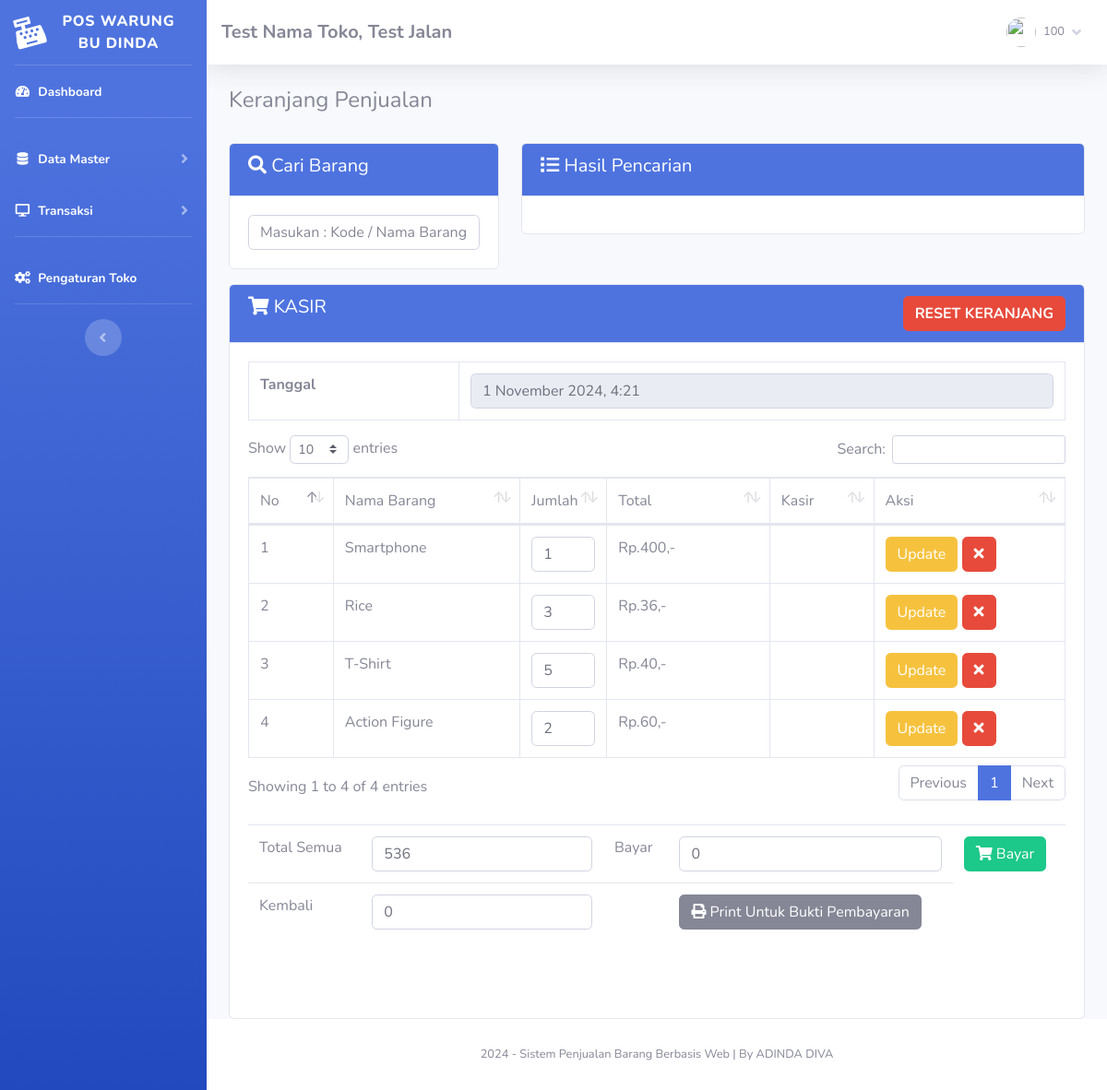
/index.php?page=jual (signed in), run on the app's committed database.
### tables this page shows
CREATE TABLE `toko` (
  `id_toko` int(11) NOT NULL,
  `nama_toko` varchar(255) NOT NULL,
  `alamat_toko` text NOT NULL,
  `tlp` varchar(255) NOT NULL,
  `nama_pemilik` varchar(255) NOT NULL
);

CREATE TABLE `member` (
  `id_member` int(11) NOT NULL,
  `nm_member` varchar(255) NOT NULL,
  `alamat_member` text NOT NULL,
  `telepon` varchar(255) NOT NULL,
  `email` varchar(255) NOT NULL,
  `gambar` text NOT NULL,
  `NIK` text NOT NULL
);

CREATE TABLE `penjualan` (
  `id_penjualan` int(11) NOT NULL,
  `id_barang` varchar(255) NOT NULL,
  `id_member` int(11) NOT NULL,
  `jumlah` varchar(255) NOT NULL,
  `total` varchar(255) NOT NULL,
  `tanggal_input` varchar(255) NOT NULL
);

CREATE TABLE `barang` (
  `id` int(11) NOT NULL,
  `id_barang` varchar(255) NOT NULL,
  `id_kategori` int(11) NOT NULL,
  `nama_barang` varchar(255) NOT NULL,
  `merk` varchar(255) NOT NULL,
  `harga_beli` decimal(10,2) NOT NULL,
  `harga_jual` decimal(10,2) NOT NULL,
  `satuan_barang` varchar(255) NOT NULL,
  `stok` int(11) NOT NULL,
  `tgl_input` date NOT NULL,
  `tgl_update` date DEFAULT NULL
);

### fungsi/view/view.php (called while the page is built, shortened)
<?php
class view
{
    protected $db;
    public function __construct($db)
    {
        $this->db = $db;
    }
    public function member_edit($id)
    {
        $sql = "select member.*, login.*
                from member inner join login on member.id_member = login.id_member
                where member.id_member= ?";
        $row = $this-> db -> prepare($sql);
        $row -> execute(array($id));
        $hasil = $row -> fetch();
        return $hasil;
    }
    public function toko()
    {
        $sql = "select*from toko where id_toko='1'";
        $row = $this-> db -> prepare($sql);
        $row -> execute();
        $hasil = $row -> fetch();
        return $hasil;
    }
    public function penjualan()
    {
        $sql ="SELECT penjualan.* , barang.id_barang, barang.nama_barang, member.id_member,
                member.nm_member from penjualan
                left join barang on barang.id_barang=penjualan.id_barang
                left join member on member.id_member=penjualan.id_member
                ORDER BY id_penjualan";
        $row = $this-> db -> prepare($sql);
        $row -> execute();
        $hasil = $row -> fetchAll();
        return $hasil;
    }
}

### admin/modul/jual/index.php (the view, shortened to what this page needs)
<h4>Keranjang Penjualan</h4>
<br>
<div class="row">
    <div class="col-sm-4">
        <div class="card card-primary mb-3">
            <div class="card-header bg-primary text-white">
                <h5><i class="fa fa-search"></i> Cari Barang</h5>
            </div>
            <div class="card-body">
                <input type="text" id="cari" class="form-control" name="cari" placeholder="Masukan : Kode / Nama Barang  [ENTER]">
            </div>
        </div>
    </div>
    <div class="col-sm-8">
        <div class="card card-primary mb-3">
            <div class="card-header bg-primary text-white">
                <h5><i class="fa fa-list"></i> Hasil Pencarian</h5>
            </div>
            <div class="card-body">
            </div>
        </div>
    </div>
    <div class="col-sm-12">
        <div class="card card-primary">
            <div class="card-header bg-primary text-white">
                <h5><i class="fa fa-shopping-cart"></i> KASIR
                <a class="btn btn-danger float-right"
                    onclick="javascript:return confirm('Apakah anda ingin reset keranjang?');" href="fungsi/hapus/hapus.php?penjualan=jual">
                    <b>RESET KERANJANG</b></a>
                </h5>
            </div>
            <div class="card-body">
                <div id="keranjang" class="table-responsive">
                    <table class="table table-bordered">
                        <tr>
                            <td><b>Tanggal</b></td>
                            <td><input type="text" readonly="readonly" class="form-control" value="<?php echo date("j F Y, G:i");?>" name="tgl"></td>
                        </tr>
                    </table>
                    <table class="table table-bordered w-100" id="example1">
                        <thead>
                            <tr>
                                <td>No</td>
                                <td>Nama Barang</td>
                                <td style="width:10%;">Jumlah</td>
                                <td style="width:20%;">Total</td>
                                <td>Kasir</td>
                                <td>Aksi</td>
                            </tr>
                        </thead>
                        <tbody>
                            <?php $total_bayar = 0; $no = 1; $hasil_penjualan = $lihat->penjualan(); ?>
                            <?php foreach($hasil_penjualan as $isi){ ?>
                            <tr>
                                <td><?php echo $no; ?></td>
                                <td><?php echo $isi['nama_barang']; ?></td>
                                <td>
                                    <form method="POST" action="fungsi/edit/edit.php?jual=jual">
                                        <input type="number" name="jumlah" value="<?php echo $isi['jumlah']; ?>" class="form-control">
                                </td>
                                <td>Rp.<?php echo number_format($isi['total']); ?>,-</td>
                                <td><?php echo $isi['nm_member']; ?></td>
                                <td>
                                    <button type="submit" class="btn btn-warning">Update</button>
                                    <a href="fungsi/hapus/hapus.php?jual=jual&id=<?php echo $isi['id_penjualan']; ?>&brg=<?php echo $isi['id_barang']; ?>&jml=<?php echo $isi['jumlah']; ?>" class="btn btn-danger">
                                        <i class="fa fa-times"></i>
                                    </a>
                                </td>
                            </tr>
                            <?php $no++; $total_bayar += $isi['total']; } ?>
                        </tbody>
                    </table>
                    <br/>
                    <div id="kasirnya">
                        <table class="table table-stripped">
                            <?php
                            $hitung = 0;
                            $bayar = isset($_POST['bayar']) ? $_POST['bayar'] : 0;
                            ?>
                            <form method="POST" action="index.php?page=jual&nota=yes#kasirnya">
                                <tr>
                                    <td>Total Semua</td>
                                    <td><input type="text" class="form-control" name="total" value="<?php echo $total_bayar; ?>"></td>
                                    <td>Bayar</td>
                                    <td><input type="text" class="form-control" name="bayar" value="<?php echo $bayar; ?>"></td>
                                    <td><button class="btn btn-success"><i class="fa fa-shopping-cart"></i> Bayar</button>
                                </tr>
                            </form>
                            <tr>
                                <td>Kembali</td>
                                <td><input type="text" class="form-control" value="<?php echo $hitung; ?>"></td>
                                <td></td>
                                <td>
                                    <a href="print.php?nm_member=<?php echo $_SESSION['admin']['nm_member']; ?>&bayar=<?php echo $bayar; ?>&kembali=<?php echo $hitung; ?>" target="_blank">
                                        <button class="btn btn-secondary">
                                            <i class="fa fa-print"></i> Print Untuk Bukti Pembayaran
                                        </button></a>
                                </td>
                            </tr>
                        </table>
                        <br/>
                        <br/>
                    </div>
                </div>
            </div>
        </div>
    </div>
</div>

### admin/template/sidebar.php (shortened to what this page needs)
<?php
    $id = $_SESSION['admin']['id_member'];
    $hasil_profil = $lihat -> member_edit($id);
?>
<ul class="navbar-nav bg-gradient-primary sidebar sidebar-dark accordion" id="accordionSidebar">
    <a class="sidebar-brand d-flex align-items-center justify-content-center" href="index.php">
        <div class="sidebar-brand-icon rotate-n-15">
            <i class="fas fa-cash-register"></i>
        </div>
        <div class="sidebar-brand-text mx-3">POS Warung Bu Dinda <sup></sup></div>
    </a>
    <hr class="sidebar-divider my-0">
    <li class="nav-item active">
        <a class="nav-link" href="index.php">
            <i class="fas fa-fw fa-tachometer-alt"></i>
            <span>Dashboard</span></a>
    </li>
    <hr class="sidebar-divider">
    <li class="nav-item active">
        <a class="nav-link collapsed" href="#" data-toggle="collapse" data-target="#collapseTwo" aria-expanded="true"
            aria-controls="collapseTwo">
            <i class="fas fa-fw fa-database"></i>
            <span>Data Master</span>
        </a>
    </li>
    <li class="nav-item active">
        <a class="nav-link collapsed" href="#" data-toggle="collapse" data-target="#collapse3" aria-expanded="true"
            aria-controls="collapse3">
            <i class="fas fa-fw fa-desktop"></i>
            <span>Transaksi</span>
        </a>
    </li>
    <hr class="sidebar-divider">
    <li class="nav-item active">
        <a class="nav-link" href="index.php?page=pengaturan">
            <i class="fas fa-fw fa-cogs"></i>
            <span>Pengaturan Toko</span></a>
    </li>
    <hr class="sidebar-divider d-none d-md-block">
    <div class="text-center d-none d-md-inline">
        <button class="rounded-circle border-0" id="sidebarToggle"></button>
    </div>
</ul>
<div id="content-wrapper" class="d-flex flex-column">
    <div id="content">
        <nav class="navbar navbar-expand navbar-light bg-white topbar mb-4 static-top shadow">
            <h5 class="d-lg-block d-none mt-2"><b><?php echo $toko['nama_toko'];?>, <?php echo $toko['alamat_toko'];?></b></h5>
            <ul class="navbar-nav ml-auto">
                <li class="nav-item dropdown no-arrow">
                    <a class="nav-link dropdown-toggle" href="#" id="userDropdown" role="button" data-toggle="dropdown"
                        aria-haspopup="true" aria-expanded="false">
                        <img class="img-profile rounded-circle"
                            src="assets/img/user/<?php echo $hasil_profil['gambar'];?>">
                        <span
                            class="mr-2 d-none d-lg-inline text-gray-600 small ml-2"><?php echo $hasil_profil['nm_member'];?></span>
                        <i class="fas fa-angle-down"></i>
                    </a>
                </li>
            </ul>
        </nav>
        <div class="container-fluid">

### data on the page
toko: nama_toko "Test Nama Toko", alamat_toko "Test Jalan"
penjualan: barang.nama_barang "Smartphone", jumlah "1", total "400"
penjualan: barang.nama_barang "Rice", jumlah "3", total "36"
penjualan: barang.nama_barang "T-Shirt", jumlah "5", total "40"
penjualan: barang.nama_barang "Action Figure", jumlah "2", total "60"

### other printed values
$hasil_profil['nm_member'] "100"
